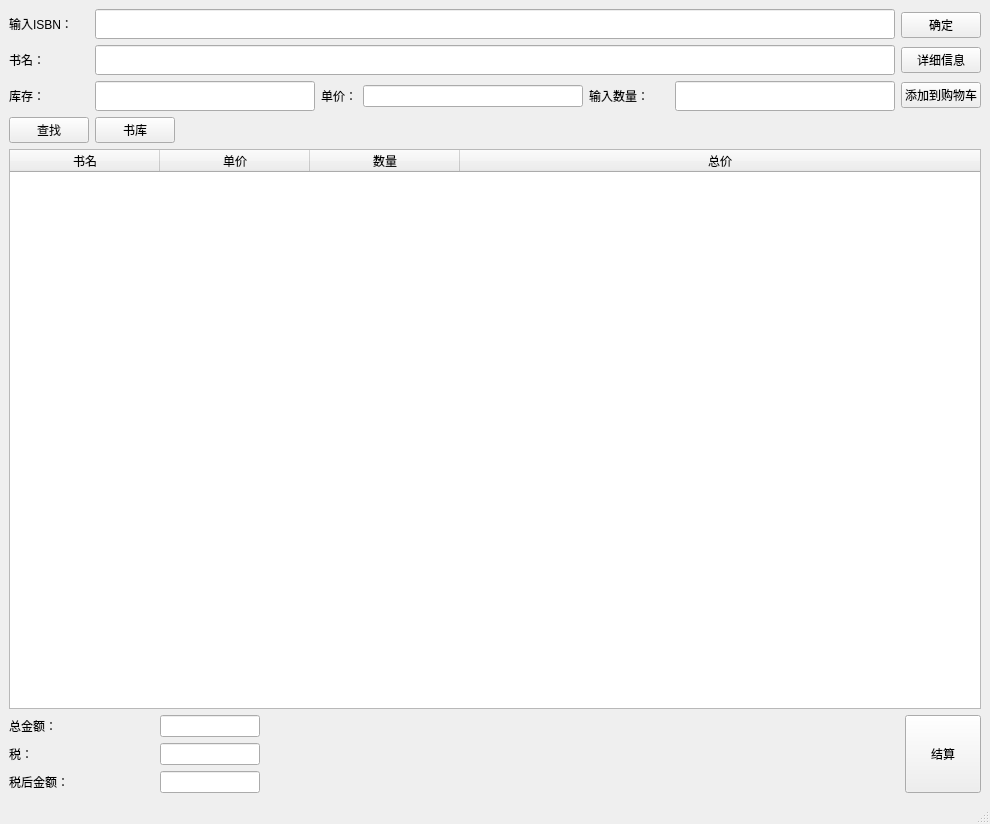
<?xml version="1.0" encoding="UTF-8"?>
<ui version="4.0">
 <class>SaleWindowClass</class>
 <widget class="QMainWindow" name="SaleWindowClass">
  <property name="geometry">
   <rect>
    <x>0</x>
    <y>0</y>
    <width>990</width>
    <height>824</height>
   </rect>
  </property>
  <property name="minimumSize">
   <size>
    <width>800</width>
    <height>700</height>
   </size>
  </property>
  <property name="windowTitle">
   <string>收银模块</string>
  </property>
  <widget class="QWidget" name="centralwidget">
   <layout class="QGridLayout" name="gridLayout">
    <item row="0" column="0" colspan="3">
     <layout class="QHBoxLayout" name="horizontalLayout_5">
      <item>
       <layout class="QVBoxLayout" name="verticalLayout">
        <item>
         <layout class="QHBoxLayout" name="horizontalLayout_2">
          <item>
           <widget class="QLabel" name="label">
            <property name="maximumSize">
             <size>
              <width>80</width>
              <height>16777215</height>
             </size>
            </property>
            <property name="text">
             <string>输入ISBN：</string>
            </property>
           </widget>
          </item>
          <item>
           <widget class="QLineEdit" name="ISBN">
            <property name="sizePolicy">
             <sizepolicy hsizetype="Preferred" vsizetype="Preferred">
              <horstretch>0</horstretch>
              <verstretch>0</verstretch>
             </sizepolicy>
            </property>
            <property name="minimumSize">
             <size>
              <width>100</width>
              <height>30</height>
             </size>
            </property>
            <property name="maximumSize">
             <size>
              <width>10000</width>
              <height>50</height>
             </size>
            </property>
           </widget>
          </item>
         </layout>
        </item>
        <item>
         <layout class="QHBoxLayout" name="horizontalLayout">
          <item>
           <widget class="QLabel" name="label_6">
            <property name="minimumSize">
             <size>
              <width>80</width>
              <height>0</height>
             </size>
            </property>
            <property name="maximumSize">
             <size>
              <width>80</width>
              <height>16777215</height>
             </size>
            </property>
            <property name="text">
             <string>书名：</string>
            </property>
            <property name="buddy">
             <cstring>Name</cstring>
            </property>
           </widget>
          </item>
          <item>
           <widget class="QLineEdit" name="Name">
            <property name="sizePolicy">
             <sizepolicy hsizetype="Preferred" vsizetype="Preferred">
              <horstretch>0</horstretch>
              <verstretch>0</verstretch>
             </sizepolicy>
            </property>
            <property name="minimumSize">
             <size>
              <width>400</width>
              <height>30</height>
             </size>
            </property>
            <property name="maximumSize">
             <size>
              <width>16777215</width>
              <height>50</height>
             </size>
            </property>
            <property name="readOnly">
             <bool>true</bool>
            </property>
           </widget>
          </item>
         </layout>
        </item>
        <item>
         <layout class="QHBoxLayout" name="horizontalLayout_3">
          <item>
           <widget class="QLabel" name="label_7">
            <property name="minimumSize">
             <size>
              <width>80</width>
              <height>0</height>
             </size>
            </property>
            <property name="text">
             <string>库存：</string>
            </property>
           </widget>
          </item>
          <item>
           <widget class="QLineEdit" name="Qty">
            <property name="minimumSize">
             <size>
              <width>0</width>
              <height>30</height>
             </size>
            </property>
            <property name="maximumSize">
             <size>
              <width>16777215</width>
              <height>50</height>
             </size>
            </property>
            <property name="text">
             <string/>
            </property>
            <property name="readOnly">
             <bool>true</bool>
            </property>
           </widget>
          </item>
          <item>
           <widget class="QLabel" name="label_8">
            <property name="text">
             <string>单价：</string>
            </property>
           </widget>
          </item>
          <item>
           <widget class="QLineEdit" name="Retail">
            <property name="readOnly">
             <bool>true</bool>
            </property>
           </widget>
          </item>
          <item>
           <widget class="QLabel" name="label_5">
            <property name="minimumSize">
             <size>
              <width>80</width>
              <height>0</height>
             </size>
            </property>
            <property name="text">
             <string>输入数量：</string>
            </property>
            <property name="buddy">
             <cstring>Num</cstring>
            </property>
           </widget>
          </item>
          <item>
           <widget class="QLineEdit" name="Num">
            <property name="minimumSize">
             <size>
              <width>100</width>
              <height>30</height>
             </size>
            </property>
            <property name="maximumSize">
             <size>
              <width>10000</width>
              <height>50</height>
             </size>
            </property>
           </widget>
          </item>
         </layout>
        </item>
       </layout>
      </item>
      <item>
       <layout class="QVBoxLayout" name="verticalLayout_2">
        <item>
         <widget class="QPushButton" name="Confirm">
          <property name="text">
           <string>确定</string>
          </property>
         </widget>
        </item>
        <item>
         <widget class="QPushButton" name="ButtonDetail">
          <property name="text">
           <string>详细信息</string>
          </property>
         </widget>
        </item>
        <item>
         <widget class="QPushButton" name="Add">
          <property name="text">
           <string>添加到购物车</string>
          </property>
         </widget>
        </item>
       </layout>
      </item>
     </layout>
    </item>
    <item row="3" column="0">
     <layout class="QHBoxLayout" name="horizontalLayout_6">
      <item>
       <layout class="QVBoxLayout" name="verticalLayout_3">
        <item>
         <widget class="QLabel" name="label_2">
          <property name="text">
           <string>总金额：</string>
          </property>
         </widget>
        </item>
        <item>
         <widget class="QLabel" name="label_3">
          <property name="text">
           <string>税：</string>
          </property>
         </widget>
        </item>
        <item>
         <widget class="QLabel" name="label_4">
          <property name="text">
           <string>税后金额：</string>
          </property>
         </widget>
        </item>
       </layout>
      </item>
      <item>
       <layout class="QVBoxLayout" name="verticalLayout_4">
        <item alignment="Qt::AlignLeft">
         <widget class="QLineEdit" name="Sum">
          <property name="maximumSize">
           <size>
            <width>100</width>
            <height>16777215</height>
           </size>
          </property>
          <property name="readOnly">
           <bool>true</bool>
          </property>
         </widget>
        </item>
        <item alignment="Qt::AlignLeft">
         <widget class="QLineEdit" name="Fax">
          <property name="minimumSize">
           <size>
            <width>0</width>
            <height>0</height>
           </size>
          </property>
          <property name="maximumSize">
           <size>
            <width>100</width>
            <height>16777215</height>
           </size>
          </property>
          <property name="readOnly">
           <bool>true</bool>
          </property>
         </widget>
        </item>
        <item alignment="Qt::AlignLeft">
         <widget class="QLineEdit" name="SumFaxed">
          <property name="maximumSize">
           <size>
            <width>100</width>
            <height>16777215</height>
           </size>
          </property>
          <property name="readOnly">
           <bool>true</bool>
          </property>
         </widget>
        </item>
       </layout>
      </item>
     </layout>
    </item>
    <item row="3" column="1">
     <spacer name="horizontalSpacer_2">
      <property name="orientation">
       <enum>Qt::Horizontal</enum>
      </property>
      <property name="sizeHint" stdset="0">
       <size>
        <width>593</width>
        <height>20</height>
       </size>
      </property>
     </spacer>
    </item>
    <item row="3" column="2">
     <widget class="QPushButton" name="Sattle">
      <property name="sizePolicy">
       <sizepolicy hsizetype="Preferred" vsizetype="Preferred">
        <horstretch>0</horstretch>
        <verstretch>0</verstretch>
       </sizepolicy>
      </property>
      <property name="minimumSize">
       <size>
        <width>60</width>
        <height>30</height>
       </size>
      </property>
      <property name="maximumSize">
       <size>
        <width>200</width>
        <height>100</height>
       </size>
      </property>
      <property name="text">
       <string>结算</string>
      </property>
     </widget>
    </item>
    <item row="1" column="0">
     <layout class="QHBoxLayout" name="horizontalLayout_4">
      <property name="rightMargin">
       <number>130</number>
      </property>
      <item>
       <widget class="QPushButton" name="ButtonFind">
        <property name="maximumSize">
         <size>
          <width>80</width>
          <height>16777215</height>
         </size>
        </property>
        <property name="text">
         <string>查找</string>
        </property>
       </widget>
      </item>
      <item>
       <widget class="QPushButton" name="ButtonLibrary">
        <property name="maximumSize">
         <size>
          <width>80</width>
          <height>16777215</height>
         </size>
        </property>
        <property name="text">
         <string>书库</string>
        </property>
       </widget>
      </item>
     </layout>
    </item>
    <item row="2" column="0" colspan="3">
     <widget class="QTableWidget" name="SaleList">
      <property name="minimumSize">
       <size>
        <width>0</width>
        <height>0</height>
       </size>
      </property>
      <property name="statusTip">
       <string/>
      </property>
      <property name="gridStyle">
       <enum>Qt::SolidLine</enum>
      </property>
      <attribute name="horizontalHeaderVisible">
       <bool>true</bool>
      </attribute>
      <attribute name="horizontalHeaderCascadingSectionResizes">
       <bool>true</bool>
      </attribute>
      <attribute name="horizontalHeaderMinimumSectionSize">
       <number>10</number>
      </attribute>
      <attribute name="horizontalHeaderDefaultSectionSize">
       <number>150</number>
      </attribute>
      <attribute name="horizontalHeaderHighlightSections">
       <bool>true</bool>
      </attribute>
      <attribute name="horizontalHeaderShowSortIndicator" stdset="0">
       <bool>false</bool>
      </attribute>
      <attribute name="horizontalHeaderStretchLastSection">
       <bool>true</bool>
      </attribute>
      <attribute name="verticalHeaderMinimumSectionSize">
       <number>10</number>
      </attribute>
      <column>
       <property name="text">
        <string>书名</string>
       </property>
       <property name="font">
        <font>
         <kerning>true</kerning>
        </font>
       </property>
       <property name="textAlignment">
        <set>AlignCenter</set>
       </property>
      </column>
      <column>
       <property name="text">
        <string>单价</string>
       </property>
       <property name="textAlignment">
        <set>AlignCenter</set>
       </property>
      </column>
      <column>
       <property name="text">
        <string>数量</string>
       </property>
       <property name="textAlignment">
        <set>AlignCenter</set>
       </property>
      </column>
      <column>
       <property name="text">
        <string>总价</string>
       </property>
       <property name="textAlignment">
        <set>AlignCenter</set>
       </property>
      </column>
     </widget>
    </item>
   </layout>
  </widget>
  <widget class="QMenuBar" name="menubar">
   <property name="geometry">
    <rect>
     <x>0</x>
     <y>0</y>
     <width>990</width>
     <height>26</height>
    </rect>
   </property>
  </widget>
  <widget class="QStatusBar" name="statusbar"/>
 </widget>
 <tabstops>
  <tabstop>Add</tabstop>
  <tabstop>Confirm</tabstop>
 </tabstops>
 <resources/>
 <connections/>
</ui>
